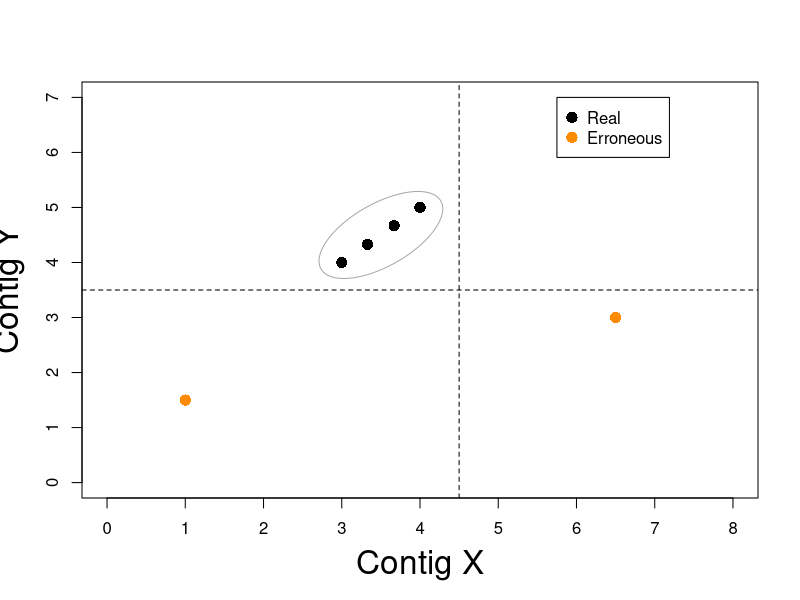

Write the R code that produced this figure.
#!/usr/bin/env Rscript
library('fields')
nseg=360
eX=c(1,6.5)
eY=c(1.5,3)
c=c(3,3.33,3.67,4)
X=c(c)
Y=c(c+1)
par(mar=(c(4,4.5,4,2)+0.1))
pdf("FISHplot.png")
plot(X,Y,xlim=c(0,8),ylim=c(0,7),pch=16, xlab="Contig X", ylab="Contig Y",xaxt='n',cex.lab=2.0,cex=1.5) 
axis(1,at=c(0:8),labels=c(0:8),cex=1.5)
xline(4.5,lty=2)
yline(3.5,lty=2)
x.cent=3.5
y.cent=4.5
r=2
xx <- x.cent + 0.5*cos( seq(0,2*pi, length.out=nseg) )
yy <- y.cent + 1*sin( seq(0,2*pi, length.out=nseg) )
angle=7*pi/4
xr = (xx-x.cent)*cos(angle)-(yy-y.cent)*sin(angle)
yr = (xx-x.cent)*sin(angle)+(yy-y.cent)*cos(angle)
lines(xr+x.cent,yr+y.cent,col='darkgray',cex=1.5)
points(eX,eY,col='darkorange',pch=16,cex=1.5)
legend(5.75,7,c("Real","Erroneous"),pch=16,pt.cex=1.5,col=c("black","darkorange"))
dev.off()
